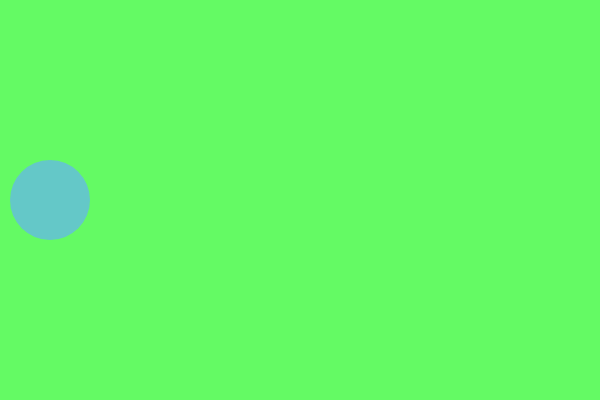
Frame 1 (no input)
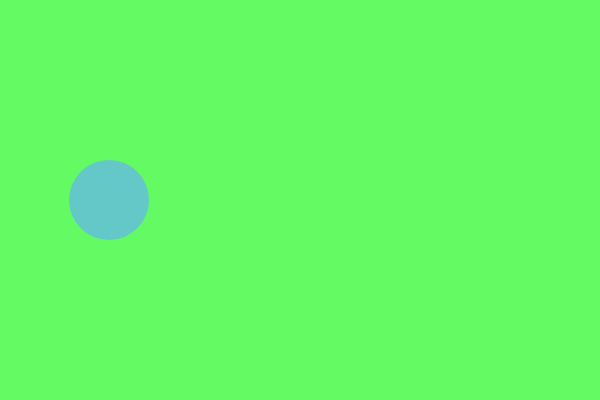
Frame 60 (no input)
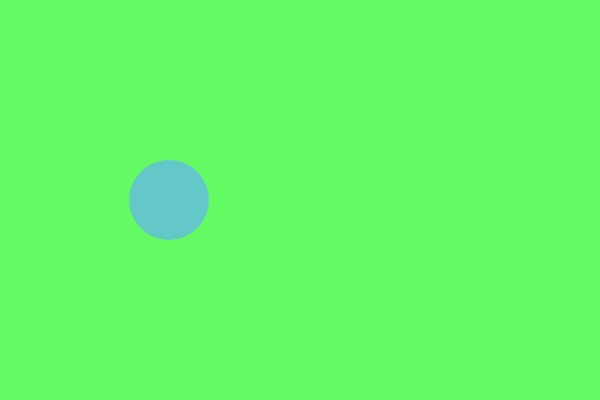
Frame 120 (the mouse pressed at the canvas centre since frame 60)

The p5.js sketch that drew these frames (run headless with seeded random() and noise() and a simulated clock; from frame 60 on, the mouse is pressed at the canvas centre):

// p5.js sketch
// ── sketch.js
/*
https://vimeo.com/channels/learningp5js/138331676
*/

var circleX = 50;

function setup() {
  createCanvas(600, 400);
}

function draw() {
  // background
  background(100, 250, 100);
  // ellipse
  fill(100, 200, 200);
    noStroke();
  ellipse(circleX, 200, 80, 80);
  
  circleX = circleX + 1;
}
